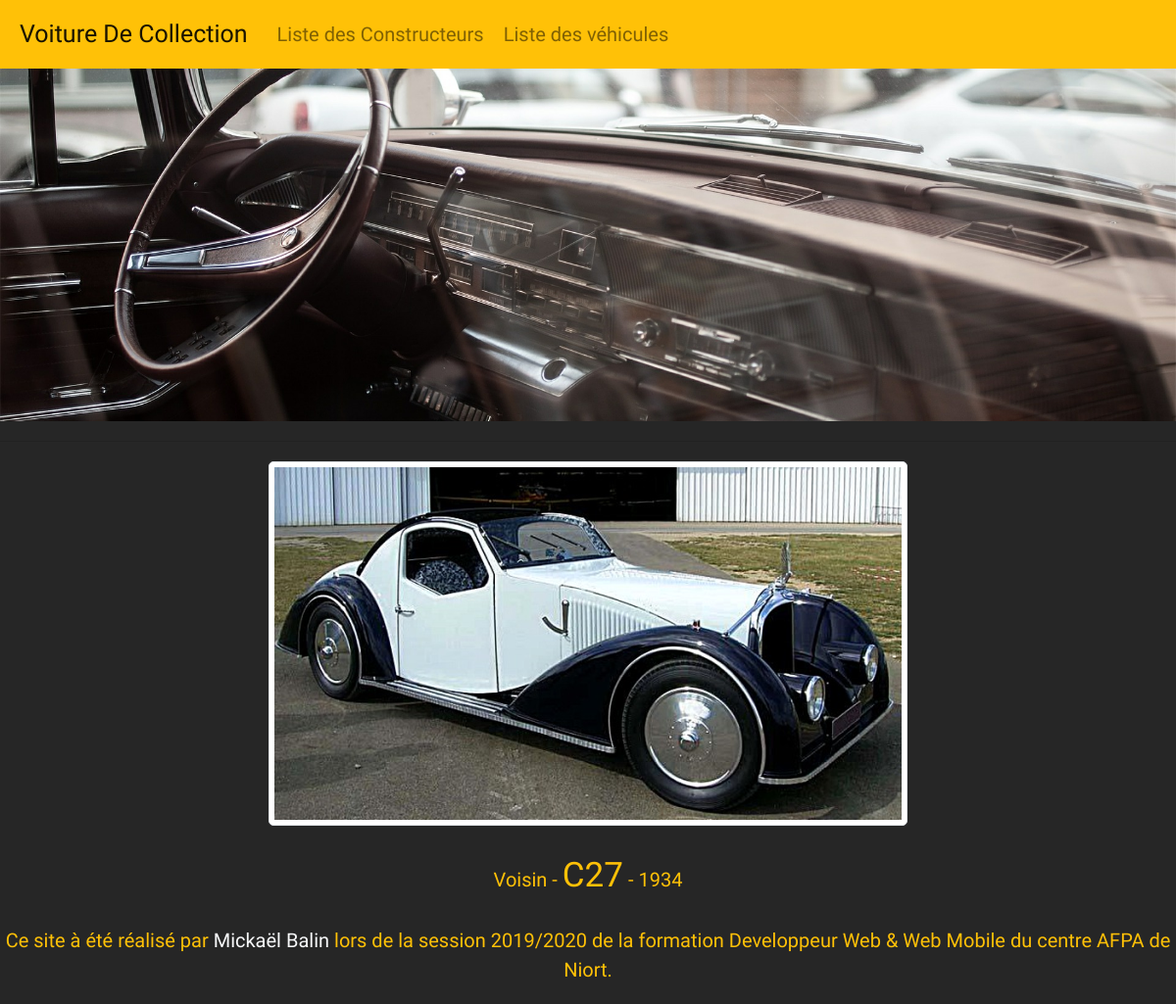
Screenshot of /vehicule.php?id=40 with the database file from the repository.
### tables this page shows
CREATE TABLE `Modele` (
  `Modele_ID` int(11) PRIMARY KEY NOT NULL AUTO_INCREMENT,
  `Modele_DATE` int(4) NOT NULL,
  `Modele_Titre` varchar(100) NOT NULL,
  `Modele_AUTEUR_ID` int(11) NOT NULL
  );

CREATE TABLE `Constructeur` (
  `Constructeur_ID` int(11) PRIMARY KEY NOT NULL AUTO_INCREMENT,
  `Constructeur_TITRE` varchar(100) NOT NULL,
  `Constructeur_CONTENU` longtext NOT NULL
);

### modele.php (called while the page is built, shortened)
<?php
function getVehicule($idVehicule){
    $bdcon = getBdd();
    $vehicule = $bdcon->prepare('select Modele_ID as id, Modele_TITRE as titre, Constructeur_Titre as createur, Modele_AUTEUR_ID as auteurID, Modele_DATE as date from Modele LEFT JOIN Constructeur ON Modele.Modele_AUTEUR_ID = Constructeur.Constructeur_ID WHERE Modele_ID = ?');
    $vehicule->execute(array($idVehicule));
    if($vehicule->rowcount() == 1){
        return $vehicule->fetch();
    } else{
        throw new Exception("Aucun billet ne correspond à l'identifiant '$idVehicule'");
    }
}
function getBdd(){
    $bdd = new PDO('mysql:host=localhost;dbname=automobile;charset=utf8', 'root', 'root', array(PDO::ATTR_ERRMODE => PDO::ERRMODE_EXCEPTION));
    return $bdd;
}

### vues/VueVehicule.php (the view, shortened to what this page needs)
<div class="container">
  <div class="row text-center d-flex justify-content-center">
    <figure>
   <?php echo '<img class="img-thumbnail"  src="img/'.$vehicule['createur'].'-'.$vehicule['titre'].'-'.$vehicule['date'].'.png" alt="une photo de la voiture '.$vehicule['titre'].'">';?>
    <figcaption class="text-warning text-center">
<br>
<h3><a class="text-decoration-none text-warning text-center" href="<?= "constructeur.php?id=".$vehicule['auteurID']?>" ><?= $vehicule['createur'] ?> - </a>
<?= $vehicule['titre'] ?>
<a class="text-decoration-none text-warning text-center" href="<?= "year.php?id=".$vehicule['date']?>" > - <?= $vehicule['date'] ?></a>
    </figcaption>
     </figure>
  </div>
  </div>
<?php require 'gabarit.php';?>

### css/style.css (style rules this page uses)
* { box-sizing: border-box; font-size: 20px; }
body { background-color: #262626; font-family: 'Girassol', cursive; }

### rows the page displays
modele: Modele_AUTEUR_ID+Modele_DATE (picture), Modele_AUTEUR_ID.Constructeur_TITRE "Voisin", Modele_Titre "C27", Modele_DATE "1934"
